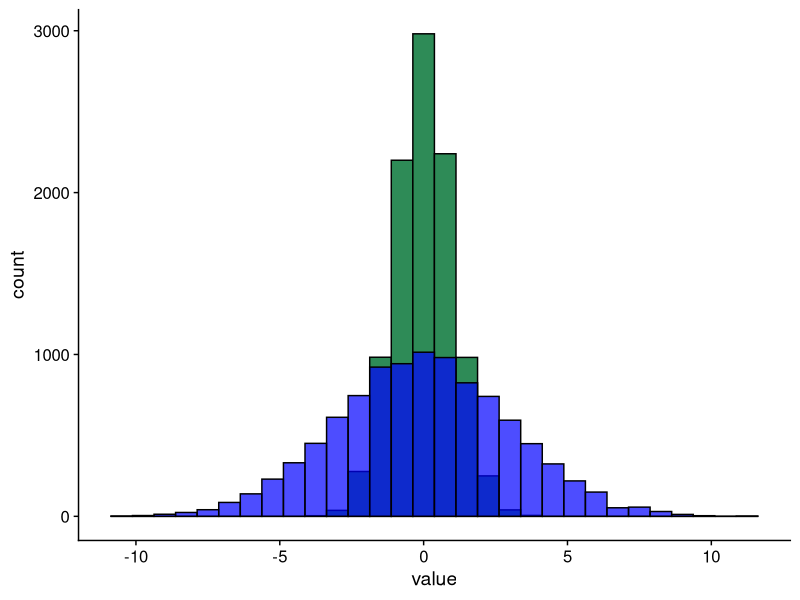

Source code (R):
## ---- chunk 1
#| echo: false
#| message: false
require(tidyverse)
require(cowplot)
## ---- chunk 2
#| echo: false 
#| warning: false
#| label: fig-hist-width
#| fig-cap: |
#|  Histogram of two distributions with equal means but different spreads. 
#|  *N = 10,000* in each case.

set.seed(123)
dist_narrow <- rnorm(10000, mean = 0, sd = 1)
dist_wide <- rnorm(10000, mean = 0, sd = 3)
tibble::tibble(
  narrrow = dist_narrow,
  wide = dist_wide
) |>
  tidyr::pivot_longer(1:2) |>
  ggplot2::ggplot(aes(
    x = value,
    # group = name,
    fill = name,
    alpha = name
  )) +
  geom_histogram(color = "black", position = "identity") +
  scale_alpha_manual(values = c(1, 0.7), guide = "none") +
  scale_fill_manual(values = c("seagreen", "blue"), guide = "none") +
  theme_cowplot() + 
  NULL
